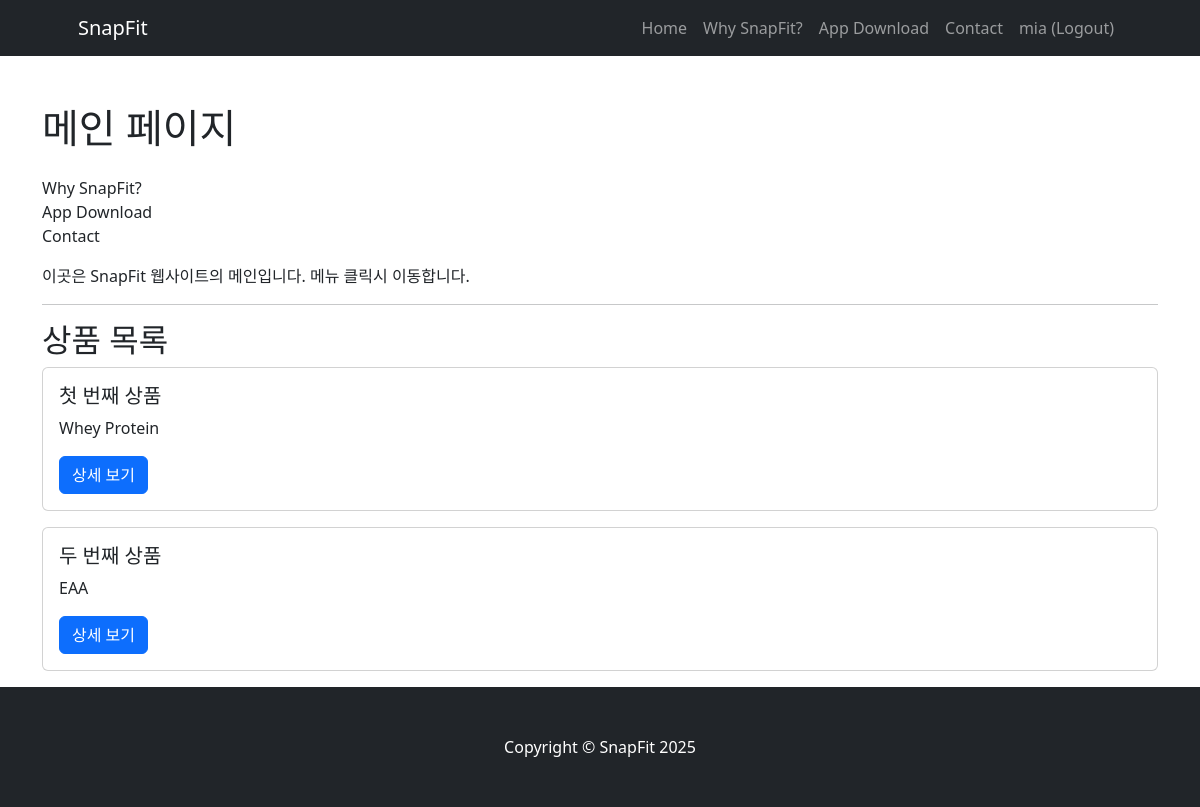
The app's page / (signed in) with its own data.
### snapfit/models.py (models this page shows, shortened)
class Product(models.Model):
    title = models.CharField(max_length=200)
    description = models.TextField()

### pages/views.py (the view)
# urls.py: path('', include('pages.urls')),           # mainpage
def mainpage(request):
    product_list = Product.objects.all()  # 상품 가져오기
    return render(request, 'pages/mainpage.html', {'product_list': product_list})  # 넘겨주기

### templates/pages/mainpage.html
{% extends 'base.html' %}
{% block content %}
<div class="container mt-5">
  <h1 class="mb-4">메인 페이지</h1>
  <nav class="mb-3">
    <ul class="list-unstyled">
      <li class="nav-item"><a class="nav-link" href="{% url 'why' %}">Why SnapFit?</a></li>
      <li class="nav-item"><a class="nav-link" href="{% url 'download' %}">App Download</a></li>
      <li class="nav-item"><a class="nav-link" href="{% url 'contact' %}">Contact</a></li>
    </ul>
  </nav>
  <p>이곳은 SnapFit 웹사이트의 메인입니다. 메뉴 클릭시 이동합니다.</p>
  <hr>
  <h2>상품 목록</h2>
  {% if product_list %}
    {% for product in product_list %}
      <div class="card mb-3">
        <div class="card-body">
          <h5 class="card-title">{{ product.title }}</h5>
          <p class="card-text">{{ product.description }}</p>
          <a href="{% url 'product_detail' product.id %}" class="btn btn-primary">상세 보기</a>
        </div>
      </div>
    {% endfor %}
  {% else %}
    <p>등록된 상품이 없습니다.</p>
  {% endif %}
</div>
{% endblock %}

### templates/navbar.html (shortened to what this page needs)
<nav class="navbar navbar-expand-lg navbar-dark bg-dark">
    <div class="container px-5 ">
        <a class="navbar-brand" href="/">SnapFit</a>
        <div class="collapse navbar-collapse" id="navbarSupportedContent">
            <ul class="navbar-nav ms-auto mb-2 mb-lg-0">
                <li class="nav-item"><a class="nav-link" href="{% url 'main' %}">Home</a></li>
                <li class="nav-item"><a class="nav-link" href="{% url 'why' %}">Why SnapFit?</a></li>
                <li class="nav-item"><a class="nav-link" href="{% url 'download' %}">App Download</a></li>
                <li class="nav-item"><a class="nav-link" href="{% url 'contact' %}">Contact</a></li>
                {% if user.is_authenticated %}
                    <li class="nav-item">
                        <a class="nav-link" href="{% url 'accounts:logout' %}"
                           onclick="event.preventDefault(); document.getElementById('logout-form').submit();">
                            {{ user.username }} (Logout)
                        </a>
                    </li>
                {% else %}
                    <li class="nav-item"><a class="nav-link" href="{% url 'accounts:login' %}">Login</a></li>
                {% endif %}
            </ul>
        </div>
    </div>
</nav>

### records on screen
Product: title "첫 번째 상품", description "Whey Protein"
Product: title "두 번째 상품", description "EAA"

### other values on screen
{{ user.username }} "mia"
